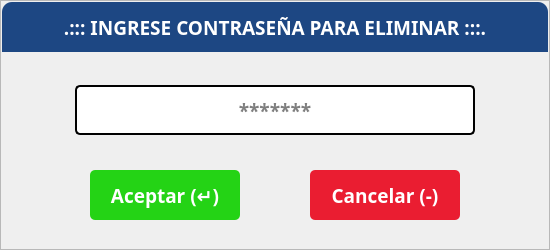
    <widget class="QFrame" name="frmIngresarPassword">
     <property name="geometry">
      <rect>
       <x>525</x>
       <y>325</y>
       <width>550</width>
       <height>250</height>
      </rect>
     </property>
     <property name="font">
      <font>
       <pointsize>8</pointsize>
      </font>
     </property>
     <property name="styleSheet">
      <string notr="true">#frmIngresarPassword{background-color: rgb(255, 255, 255);
color: rgb(0, 0, 0);
border:none;
border-radius: 10px;
border: 2px solid #D9D9D9;}</string>
     </property>
     <property name="frameShape">
      <enum>QFrame::StyledPanel</enum>
     </property>
     <property name="frameShadow">
      <enum>QFrame::Raised</enum>
     </property>
     <widget class="QLineEdit" name="txtPasswordEliminar">
      <property name="geometry">
       <rect>
        <x>75</x>
        <y>85</y>
        <width>400</width>
        <height>50</height>
       </rect>
      </property>
      <property name="font">
       <font>
        <family>Poppins</family>
        <pointsize>14</pointsize>
        <weight>75</weight>
        <bold>true</bold>
       </font>
      </property>
      <property name="styleSheet">
       <string notr="true">background-color: rgb(255, 255, 255);
color: rgb(0, 0, 0);
border-radius: 5px;
border: 2px solid #000;
padding: 5px</string>
      </property>
      <property name="text">
       <string/>
      </property>
      <property name="echoMode">
       <enum>QLineEdit::Password</enum>
      </property>
      <property name="alignment">
       <set>Qt::AlignCenter</set>
      </property>
      <property name="placeholderText">
       <string>*******</string>
      </property>
     </widget>
     <widget class="QPushButton" name="btnAceptarFrmIngresarPassword">
      <property name="geometry">
       <rect>
        <x>90</x>
        <y>170</y>
        <width>150</width>
        <height>50</height>
       </rect>
      </property>
      <property name="font">
       <font>
        <family>Poppins</family>
        <pointsize>14</pointsize>
        <weight>75</weight>
        <bold>true</bold>
       </font>
      </property>
      <property name="cursor">
       <cursorShape>PointingHandCursor</cursorShape>
      </property>
      <property name="styleSheet">
       <string notr="true">background-color: rgb(36, 211, 21);
color: rgb(255, 255, 255);
border:none;
border-radius: 5px;</string>
      </property>
      <property name="text">
       <string>Aceptar (↵)</string>
      </property>
      <property name="flat">
       <bool>false</bool>
      </property>
     </widget>
     <widget class="QPushButton" name="btnCancelarFrmIngresarPassword">
      <property name="geometry">
       <rect>
        <x>310</x>
        <y>170</y>
        <width>150</width>
        <height>50</height>
       </rect>
      </property>
      <property name="font">
       <font>
        <family>Poppins</family>
        <pointsize>14</pointsize>
        <weight>75</weight>
        <bold>true</bold>
       </font>
      </property>
      <property name="cursor">
       <cursorShape>PointingHandCursor</cursorShape>
      </property>
      <property name="styleSheet">
       <string notr="true">background-color: rgb(234, 29, 49);
color: rgb(255, 255, 255);
border:none;
border-radius: 5px;</string>
      </property>
      <property name="text">
       <string>Cancelar (-)</string>
      </property>
     </widget>
     <widget class="QLabel" name="lblTituloIngresarPassword">
      <property name="geometry">
       <rect>
        <x>2</x>
        <y>2</y>
        <width>546</width>
        <height>50</height>
       </rect>
      </property>
      <property name="font">
       <font>
        <family>Poppins</family>
        <pointsize>14</pointsize>
        <weight>75</weight>
        <bold>true</bold>
       </font>
      </property>
      <property name="styleSheet">
       <string notr="true">background-color: rgb(29, 71, 131);
color: rgb(255, 255, 255);
border-top-left-radius: 10px;
border-top-right-radius: 10px;</string>
      </property>
      <property name="text">
       <string>.::: INGRESE CONTRASEÑA PARA ELIMINAR :::.</string>
      </property>
      <property name="alignment">
       <set>Qt::AlignCenter</set>
      </property>
     </widget>
    </widget>
